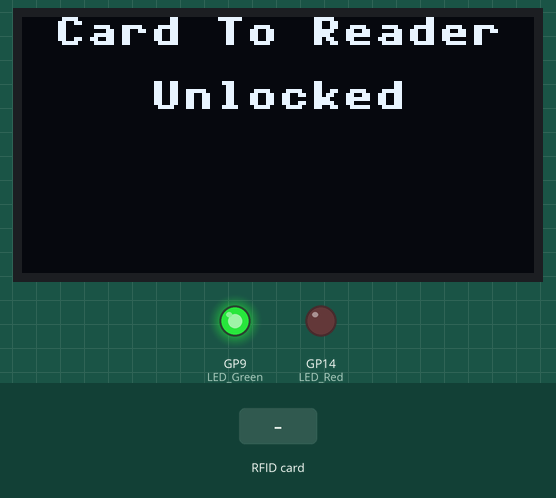
The program below on a simulated Raspberry Pi Pico running MicroPython. Parts: 128×64 one-colour display, output pins drawn as LEDs (lit = HIGH). Inputs (shaded band) come from the test bench. The interpreter's speed is modelled, so counts of loop turns are approximate; library files of the repository ran but are not shown: ssd1306.py, mfrc522.py; pins used as bus, display or sensor lines are not drawn; what the program prints to the serial console is not drawn.

Above: at 1.2 s.
1.3 s: RFID card 60 19 80 54 held to the reader
At 3.9 s:
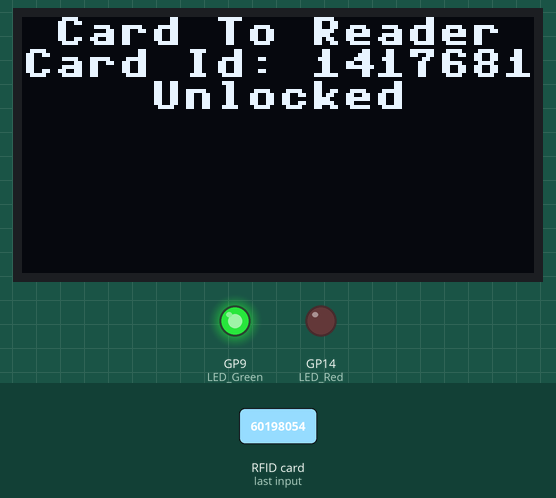
4.3 s: RFID card 21 66 69 31 held to the reader
At 5.3 s:
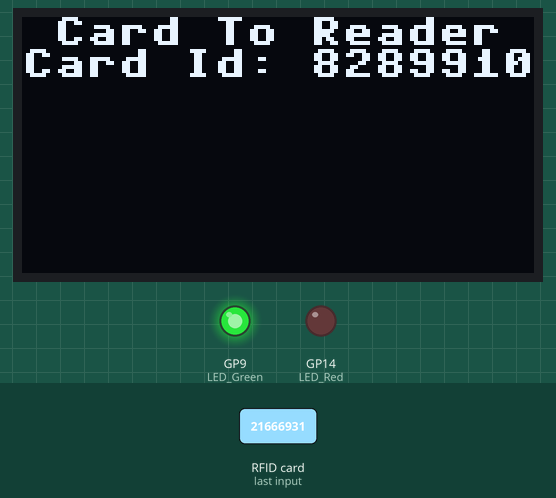
7.1 s: RFID card 5E 7A 19 C4 held to the reader
At 9.6 s:
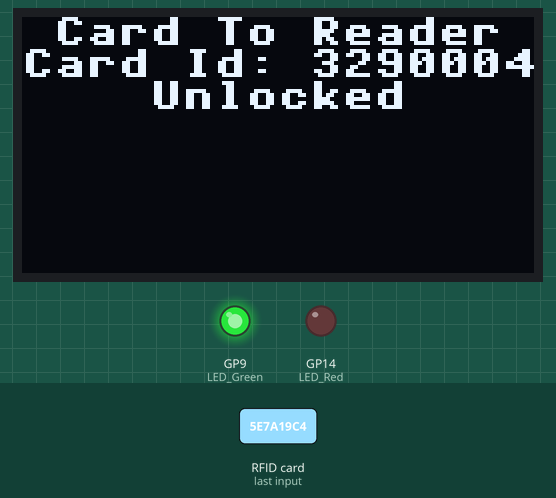
Timing chart, 0 to 11.1 s (numbered marks = the images above; inputs shaded):
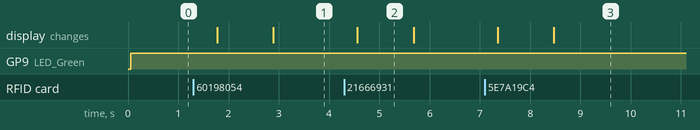

Measured:
- after the input at 1.3 s, the display: first changes after 0.48 s (image 1 shows a later state)
- after the input at 4.3 s, the display: changes after 0.27 s (image 2)
- after the input at 7.1 s, the display: first changes after 0.25 s (image 3 shows a later state)
- what the display in image 2 shows lasts 1.1 s, from 4.6 s to 5.7 s

The program:

main.py
```python
"""
    RFID Card Reader To Control A Servo.
    Author: Jason Sikes AKA The Tech Rancher
    Version: 1.0
    Date Coded: 10/02/2023
    Description: This circuit reads data from the RFID RC522 and Reads the position value of the SG90 Servo and displays either Locked or Unlocked status on the SSD1306 Display along with one of two LED's will light up. Red LED for Locked status or Green LED status for Unlocked. The MC is a Raspberry Pi Pico W.
    License: MIT License
"""
# Import Libraries
from micropython import const
from machine import Pin, PWM, SPI, I2C, soft_reset
from ssd1306 import SSD1306_I2C
from mfrc522 import MFRC522
import utime as time

# Variable
servo_Pin = const(15)
dsp_sda_Pin = const(4)
dsp_scl_Pin = const(5)
i2c_freq = const(400000)
dsp_Width = const(128)
dsp_Heigh = const(64)
rfid_sck_Pin = const(10)
rfid_mosi_Pin = const(11)
rfid_miso_Pin = const(12)
rfid_cs_Pin = const(13)
rfid_rst_Pin = const(0)
red_LED_Pin = const(14)
green_LED_Pin = const(9)
isLocked = True
Lock_State = 0

# Create Objects
i2c = I2C(0,scl=Pin(dsp_scl_Pin), sda=Pin(dsp_sda_Pin), freq=i2c_freq)
dsp = SSD1306_I2C(dsp_Width, dsp_Heigh, i2c) # This is the SSD display Object

servo = PWM(Pin(servo_Pin))
servo.freq(50)
servo.duty_u16()

reader = MFRC522(sck=rfid_sck_Pin, mosi=rfid_mosi_Pin, miso=rfid_miso_Pin,cs=rfid_cs_Pin, rst=rfid_rst_Pin, spi_id=1) # This is the RC522 Object

LED_Red = Pin(red_LED_Pin, Pin.OUT)
LED_Green = Pin(green_LED_Pin, Pin.OUT)

# Functions
def centerText(txt):
    """
        This will center text on the SSD1306
        Argument txt is the text that you want to be centered
    """
    text = (len(txt) *8) /2
    mid = 64 - text
    return int(mid)

def setLock(Locked):
    """
        Argument Locked - True or False - If True - run the block of code that will unlock and display data on SSD1306 along with LED status.
        If False - run the else block of code to lock servo and display the data on the SSD1306 along with LED status
    """
    global LED_Red
    global LED_Green
    if Locked:
        servo.duty_u16(1638)
        LED_Red.value(0)
        LED_Green.value(1)
        unlockMsg = f"Unlocked"
        dsp.text(unlockMsg,centerText(unlockMsg),16,1)
        dsp.show()

    else:
        servo.duty_u16(8191)
        LED_Red.value(1)
        LED_Green.value(0)
        lockMsg = f"Locked"
        dsp.text(lockMsg,centerText(lockMsg),16,1)
        dsp.show()

def LED_Status(servo_stat,redLED,greenLED):
    """
        Takes Arguments servo_stat, redLED, and greenLED.
        servo_stat - The object servo.duty_u16() data
        redLED - The Red LED object
        greenLED - The Green LED object
        On Start of the program the servo.duty_u16() value is read and based off the data the correct LED will be turned on.
    """
    redLED = LED_Red
    greenLED = LED_Green
    servo_stat = servo.duty_u16()
    if servo_stat == 8191:
        redLED.value(1)
        greenLED.value(0)
    else:
        redLED.value(0)
        greenLED.value(1)

dsp.fill(0)
dsp.show() # This will clear anything on the SSD1306 Display

try:
    while True:
        reader.init() # Starts up the RC522

        LED_Status(servo,LED_Red,LED_Green) # Read the value from servo.duty_u16 to see if the servo is in lock or unlock to display LED lights

        lockStatusMsg = f"{'Locked' if servo.duty_u16() == 8191 else 'Unlocked'}"   # Displays if the servo is in lock or unlock position on start

        msg = f"Card To Reader"
        dsp.text(msg,centerText(msg),0,1)
        dsp.text(lockStatusMsg, centerText(lockStatusMsg),16,1)
        dsp.show() # Displays the message of Read Card and Lock status

        (stat, tag_type) = reader.request(reader.REQIDL) # Access the address to read the data on the card
        if stat == reader.OK:
            (stat, uid) = reader.SelectTagSN() # Read the data from the card to see if it matches the required card to use with RC522
            if stat == reader.OK:
                dsp.fill(0)
                card = int.from_bytes(bytes(uid), "little", False) # type: ignore
                # Takes the Hexadecimal and turns it into small "little" bytes to be used.
                print(str(card)) # Prints to Terminal the card bytes number
                msg1 = f"Card Id: {str(card)}"
                dsp.text(msg,centerText(msg),0,1)
                dsp.text(msg1,0,8,1)
                dsp.show() # Displays messages to the SSD1306

                if str(card) == "60198054": # Looks for this card number.
                    if servo.duty_u16() == 8191: # servo SG90 uses 8191 to be 180 degrees and 1638 to be 0 degrees
                        setLock(True)
                        time.sleep(2)
                    else:
                        setLock(False)
                        time.sleep(2)
                elif str(card) == "2166693146": # Change this if you want to read another card to control the servo
                    if servo.duty_u16() == 8191:
                        setLock(True)
                        time.sleep(2)
                    else:
                        setLock(False)
                        time.sleep(2)
        time.sleep_ms(500)
except KeyboardInterrupt:
    dsp.fill(0) # Clears the SSD1306 display
    dsp.show()
    LED_Green.off()
    LED_Red.off()
    soft_reset() # Resets the Pico W MC
```
